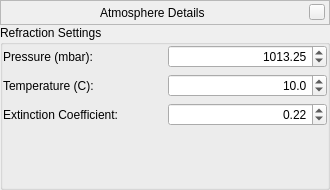
<?xml version="1.0" encoding="UTF-8"?>
<ui version="4.0">
 <class>atmosphereDialogForm</class>
 <widget class="QWidget" name="AtmosphereDialogForm">
  <property name="geometry">
   <rect>
    <x>0</x>
    <y>0</y>
    <width>330</width>
    <height>190</height>
   </rect>
  </property>
  <layout class="QVBoxLayout" name="verticalLayout">
   <property name="spacing">
    <number>0</number>
   </property>
   <property name="margin">
    <number>0</number>
   </property>
   <item>
    <widget class="BarFrame" name="TitleBar">
     <property name="minimumSize">
      <size>
       <width>16</width>
       <height>25</height>
      </size>
     </property>
     <property name="maximumSize">
      <size>
       <width>16777215</width>
       <height>25</height>
      </size>
     </property>
     <property name="frameShape">
      <enum>QFrame::StyledPanel</enum>
     </property>
     <layout class="QHBoxLayout">
      <property name="leftMargin">
       <number>0</number>
      </property>
      <property name="topMargin">
       <number>0</number>
      </property>
      <property name="rightMargin">
       <number>4</number>
      </property>
      <property name="bottomMargin">
       <number>0</number>
      </property>
      <item>
       <spacer>
        <property name="orientation">
         <enum>Qt::Horizontal</enum>
        </property>
        <property name="sizeHint" stdset="0">
         <size>
          <width>40</width>
          <height>20</height>
         </size>
        </property>
       </spacer>
      </item>
      <item>
       <widget class="QLabel" name="stelWindowTitle">
        <property name="palette">
         <palette>
          <active/>
          <inactive/>
          <disabled/>
         </palette>
        </property>
        <property name="font">
         <font/>
        </property>
        <property name="text">
         <string>Atmosphere Details</string>
        </property>
       </widget>
      </item>
      <item>
       <spacer>
        <property name="orientation">
         <enum>Qt::Horizontal</enum>
        </property>
        <property name="sizeHint" stdset="0">
         <size>
          <width>40</width>
          <height>20</height>
         </size>
        </property>
       </spacer>
      </item>
      <item>
       <widget class="QPushButton" name="closeStelWindow">
        <property name="minimumSize">
         <size>
          <width>16</width>
          <height>16</height>
         </size>
        </property>
        <property name="maximumSize">
         <size>
          <width>16</width>
          <height>16</height>
         </size>
        </property>
        <property name="focusPolicy">
         <enum>Qt::NoFocus</enum>
        </property>
        <property name="text">
         <string/>
        </property>
       </widget>
      </item>
     </layout>
    </widget>
   </item>
   <item>
    <widget class="QGroupBox" name="atmosphereGroupBox">
     <property name="title">
      <string>Refraction Settings</string>
     </property>
     <layout class="QVBoxLayout" name="verticalLayout_3">
      <property name="margin">
       <number>0</number>
      </property>
      <item>
       <layout class="QHBoxLayout" name="pressureLayout">
        <item>
         <widget class="QLabel" name="pressureLabel">
          <property name="text">
           <string>Pressure (mbar):</string>
          </property>
         </widget>
        </item>
        <item>
         <widget class="QDoubleSpinBox" name="pressureDoubleSpinBox">
          <property name="alignment">
           <set>Qt::AlignRight|Qt::AlignTrailing|Qt::AlignVCenter</set>
          </property>
          <property name="maximum">
           <double>1500.000000000000000</double>
          </property>
          <property name="value">
           <double>1013.250000000000000</double>
          </property>
         </widget>
        </item>
       </layout>
      </item>
      <item>
       <layout class="QHBoxLayout" name="temperatureLayout">
        <item>
         <widget class="QLabel" name="temperatureLabel">
          <property name="inputMethodHints">
           <set>Qt::ImhNone</set>
          </property>
          <property name="text">
           <string>Temperature (C):</string>
          </property>
          <property name="alignment">
           <set>Qt::AlignLeading|Qt::AlignLeft|Qt::AlignVCenter</set>
          </property>
         </widget>
        </item>
        <item>
         <widget class="QDoubleSpinBox" name="temperatureDoubleSpinBox">
          <property name="alignment">
           <set>Qt::AlignRight|Qt::AlignTrailing|Qt::AlignVCenter</set>
          </property>
          <property name="decimals">
           <number>1</number>
          </property>
          <property name="minimum">
           <double>-100.000000000000000</double>
          </property>
          <property name="value">
           <double>10.000000000000000</double>
          </property>
         </widget>
        </item>
       </layout>
      </item>
      <item>
       <layout class="QHBoxLayout" name="extinctionLayout">
        <item>
         <widget class="QLabel" name="extinctionLabel">
          <property name="toolTip">
           <string/>
          </property>
          <property name="whatsThis">
           <string>Extinction is the loss of star brightness due to Earth's atmosphere. It is given in mag/airmass, where airmass is number of atmospheres light has to pass. (zenith: 1; horizon: about 40)</string>
          </property>
          <property name="text">
           <string>Extinction Coefficient:</string>
          </property>
         </widget>
        </item>
        <item>
         <widget class="QDoubleSpinBox" name="extinctionDoubleSpinBox">
          <property name="toolTip">
           <string>Use about 0.12 for superb mountaintops, 0.2 for good rural landscape, 0.35 for murky conditions.</string>
          </property>
          <property name="alignment">
           <set>Qt::AlignRight|Qt::AlignTrailing|Qt::AlignVCenter</set>
          </property>
          <property name="maximum">
           <double>3.000000000000000</double>
          </property>
          <property name="singleStep">
           <double>0.010000000000000</double>
          </property>
          <property name="value">
           <double>0.220000000000000</double>
          </property>
         </widget>
        </item>
       </layout>
      </item>
      <item>
       <spacer name="verticalSpacer_2">
        <property name="orientation">
         <enum>Qt::Vertical</enum>
        </property>
        <property name="sizeType">
         <enum>QSizePolicy::Expanding</enum>
        </property>
        <property name="sizeHint" stdset="0">
         <size>
          <width>0</width>
          <height>0</height>
         </size>
        </property>
       </spacer>
      </item>
     </layout>
    </widget>
   </item>
  </layout>
 </widget>
 <customwidgets>
  <customwidget>
   <class>BarFrame</class>
   <extends>QFrame</extends>
   <header>Dialog.hpp</header>
   <container>1</container>
  </customwidget>
 </customwidgets>
 <tabstops>
   <tabstop>pressureDoubleSpinBox</tabstop>
   <tabstop>temperatureDoubleSpinBox</tabstop>
   <tabstop>extinctionDoubleSpinBox</tabstop>
 </tabstops>
 <resources/>
 <connections/>
</ui>
